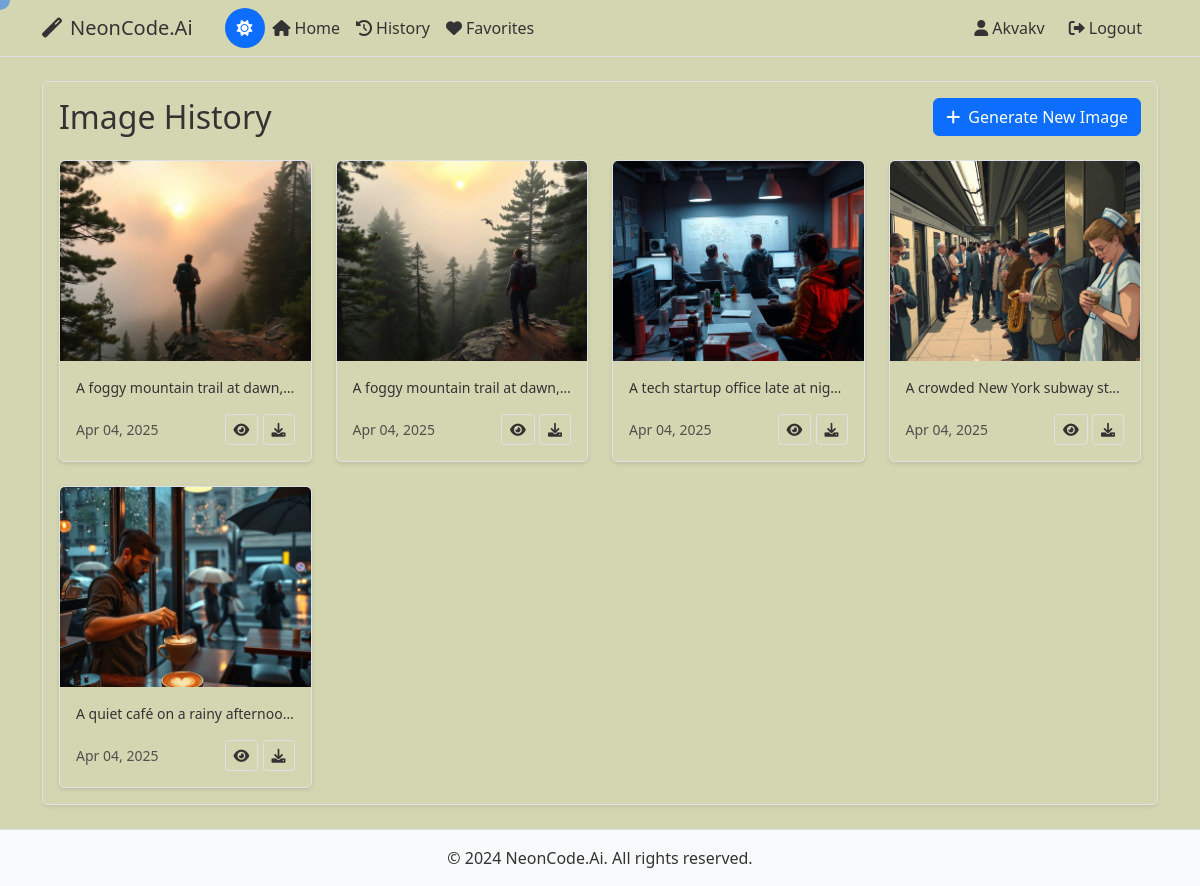
/history/ (signed in), run on the app's committed database.
### generator/models.py (models this page shows, shortened)
class GeneratedImage(models.Model):
    user = models.ForeignKey(User, on_delete=models.CASCADE, related_name='generated_images')
    prompt = models.TextField()
    image_url = models.URLField()
    style = models.CharField(max_length=100, blank=True)
    resolution = models.CharField(max_length=50, blank=True)
    created_at = models.DateTimeField(default=timezone.now)
    is_favorite = models.BooleanField(default=False)
    class Meta:
        ordering = ['-created_at']

### generator/views.py (the view)
# urls.py: path('history/', views.image_history, name='image_history'),
@login_required
def image_history(request):
    images = GeneratedImage.objects.filter(user=request.user).order_by('-created_at')
    return render(request, 'generator/image_history.html', {'images': images})

### templates/generator/image_history.html (shortened to what this page needs)
{% extends 'base.html' %}
{% block content %}
<div class="row">
    <div class="col-12">
        <div class="card shadow-sm">
            <div class="card-body">
                <div class="d-flex justify-content-between align-items-center mb-4">
                    <h2 class="card-title mb-0">Image History</h2>
                    <a href="{% url 'generator:home' %}" class="btn btn-primary">
                        <i class="fas fa-plus me-2"></i>Generate New Image
                    </a>
                </div>
                {% if images %}
                    <div class="row g-4">
                        {% for image in images %}
                            <div class="col-md-4 col-lg-3">
                                <div class="card h-100">
                                    <img src="{{ image.image_url }}" class="card-img-top" alt="{{ image.prompt }}">
                                    <div class="card-body">
                                        <p class="card-text small text-truncate">{{ image.prompt }}</p>
                                        <div class="d-flex justify-content-between align-items-center">
                                            <small class="text-muted">{{ image.created_at|date:"M d, Y" }}</small>
                                            <div>
                                                <a href="{% url 'generator:image_detail' image.id %}" class="btn btn-sm btn-outline-primary">
                                                    <i class="fas fa-eye"></i>
                                                </a>
                                                <a href="{{ image.image_url }}" class="btn btn-sm btn-outline-success" download>
                                                    <i class="fas fa-download"></i>
                                                </a>
                                            </div>
                                        </div>
                                    </div>
                                </div>
                            </div>
                        {% endfor %}
                    </div>
                {% endif %}
            </div>
        </div>
    </div>
</div>
{% endblock %}

### templates/base.html (shortened to what this page needs)
{% load static %}
<!DOCTYPE html>
<html lang="en" data-theme="light">
<head>
    <link href="https://cdn.jsdelivr.net/npm/bootstrap@5.3.0/dist/css/bootstrap.min.css" rel="stylesheet">
    <link href="https://cdnjs.cloudflare.com/ajax/libs/font-awesome/6.0.0/css/all.min.css" rel="stylesheet">
    <link href="{% static 'css/style.css' %}" rel="stylesheet">
</head>
<body>
    <div class="cursor"></div>
    <div id="scene-container"></div>
    <div class="content-wrapper">
        <nav class="navbar navbar-expand-lg">
            <div class="container">
                <a class="navbar-brand" href="{% url 'generator:home' %}">
                    <i class="fas fa-magic me-2"></i>NeonCode.Ai
                </a>
                <div class="d-flex align-items-center">
                    <button class="theme-toggle" id="themeToggle" title="Toggle theme">
                        <i class="fas fa-sun"></i>
                    </button>
                </div>
                <div class="collapse navbar-collapse" id="navbarNav">
                    <ul class="navbar-nav me-auto">
                        {% if user.is_authenticated %}
                            <li class="nav-item">
                                <a class="nav-link" href="{% url 'generator:home' %}">
                                    <i class="fas fa-home me-1"></i>Home
                                </a>
                            </li>
                            <li class="nav-item">
                                <a class="nav-link" href="{% url 'generator:image_history' %}">
                                    <i class="fas fa-history me-1"></i>History
                                </a>
                            </li>
                            <li class="nav-item">
                                <a class="nav-link" href="{% url 'generator:favorites' %}">
                                    <i class="fas fa-heart me-1"></i>Favorites
                                </a>
                            </li>
                        {% endif %}
                    </ul>
                    <ul class="navbar-nav">
                        {% if user.is_authenticated %}
                            <li class="nav-item">
                                <span class="nav-link">
                                    <i class="fas fa-user me-1"></i>{{ user.username }}
                                </span>
                            </li>
                            <li class="nav-item">
                                <form method="post" action="{% url 'logout' %}" class="d-inline">
                                    <button type="submit" class="logout-btn">
                                        <i class="fas fa-sign-out-alt me-1"></i>Logout
                                    </button>
                                </form>
                            </li>
                        {% endif %}
                    </ul>
                </div>
            </div>
        </nav>
        <main class="container my-4">
            {% block content %}{% endblock %}
        </main>
        <footer class="footer mt-auto py-3">
            <div class="container text-center">
                <span>© 2024 NeonCode.Ai. All rights reserved.</span>
            </div>
        </footer>
    </div>
</body>
</html>

### static/css/style.css (style rules this page uses)
body { min-height: 100vh; display: flex; flex-direction: column; background-color: var(--bg-color); color: var(--text-color); }
.footer { margin-top: auto; background-color: var(--card-bg); border-top: 1px solid var(--border-color); color: var(--text-color); }
.card { background-color: var(--card-bg); border-color: var(--border-color); transition: transform 0.3s ease, box-shadow 0.3s ease; box-shadow: 0 2px 4px rgba(0, 0, 0, 0.1); }
.card-img-top { height: 200px; object-fit: cover; }
.btn-primary { background-color: #0d6efd; border-color: #0d6efd; }
.navbar { background-color: var(--card-bg) !important; border-bottom: 1px solid var(--border-color); }
.navbar-brand, .nav-link { color: var(--text-color) !important; }

### templates/base.html (style rules this page uses)
:root { --bg-color: rgb(212, 214, 177); --text-color: #333333; --card-bg: #f8f9fa; --border-color: #dee2e6; --hover-bg: #e9ecef; --navbar-bg: #f8f9fa; --navbar-text: #333333; --navbar-hover: #e9ecef; --primary-color: #0d6efd; --primary-hover: #0b5ed7; --secondary-text: #6c757d; --link-color: #0d6efd; --link-hover: #0b5ed7; }
body { background-color: var(--bg-color); color: var(--text-color); transition: background-color 0.3s, color 0.3s; }
.navbar { position: relative; z-index: 2; background-color: var(--navbar-bg) !important; border-bottom: 1px solid var(--border-color); padding: 0.5rem 1rem; pointer-events: auto; }
.navbar-brand, .nav-link { color: var(--navbar-text) !important; }
.card { background-color: var(--card-bg); border-color: var(--border-color); color: var(--text-color); }
.theme-toggle { cursor: pointer; padding: 0.5rem; border-radius: 50%; display: flex; align-items: center; justify-content: center; background-color: var(--primary-color); border: none; color: white; width: 40px; height: 40px; margin-left: 1rem; transition: all 0.3s ease; }
.logout-btn { background: none; border: none; color: var(--navbar-text); padding: 0.5rem 1rem; transition: all 0.3s ease; }
#scene-container { position: fixed; top: 0; left: 0; width: 100%; height: 100%; z-index: 100; pointer-events: none; background-color: transparent; overflow: hidden; }
.content-wrapper { position: relative; z-index: 101; background-color: transparent; min-height: 100vh; pointer-events: auto; }
.content-wrapper::before { content: ''; position: fixed; top: 0; left: 0; width: 100%; height: 100%; background-color: transparent; opacity: 0.3; z-index: -1; pointer-events: none; }
.navbar { position: relative; z-index: 102; background-color: transparent !important; border-bottom: 1px solid var(--border-color); padding: 0.5rem 1rem; pointer-events: auto; }
main.container { position: relative; z-index: 101; pointer-events: auto; background-color: transparent; }
footer { position: relative; z-index: 101; pointer-events: auto; background-color: transparent; }
.card { background-color: transparent; border-color: var(--border-color); color: var(--text-color); }
.btn { background-color: transparent; border-color: var(--border-color); color: var(--text-color); }
.btn-primary { background-color: var(--primary-color); border-color: var(--primary-color); color: white; }
.cursor { position: fixed; width: 20px; height: 20px; border-radius: 50%; background-color: var(--primary-color); opacity: 0.5; pointer-events: none; z-index: 9999; transform: translate(-50%, -50%); transition: transform 0.1s ease; }

### data on the page
GeneratedImage: image_url (picture), prompt "A foggy mountain trail at dawn,…", created_at "Apr 04, 2025"
GeneratedImage: image_url (picture), prompt "A foggy mountain trail at dawn,…", created_at "Apr 04, 2025"
GeneratedImage: image_url (picture), prompt "A tech startup office late at nig…", created_at "Apr 04, 2025"
GeneratedImage: image_url (picture), prompt "A crowded New York subway st…", created_at "Apr 04, 2025"
GeneratedImage: image_url (picture), prompt "A quiet café on a rainy afternoo…", created_at "Apr 04, 2025"

### other printed values
{{ user.username }} "Akvakv"
